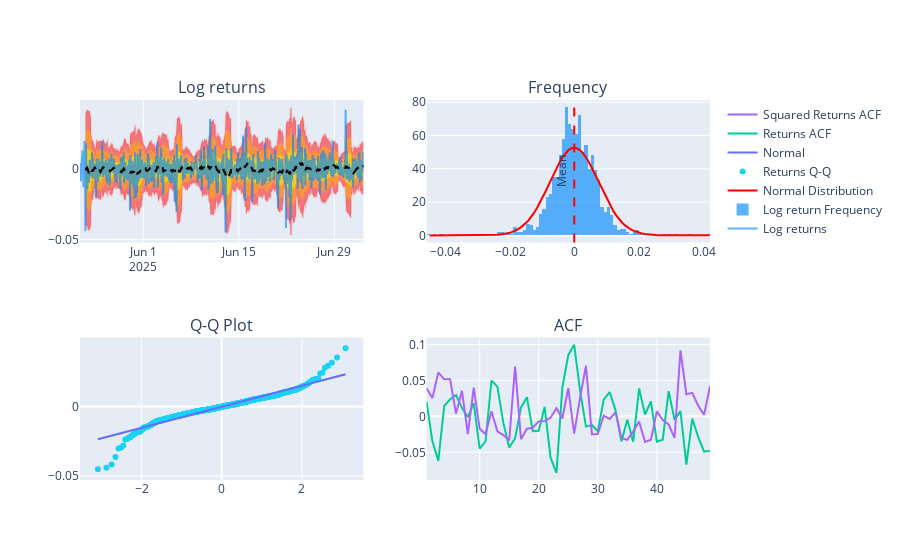

The cell this chart's notebook holds for it:
### Code cell
stats_summary = analyse_returns_characteristics(df)

### Figure 1 — Plotly figure (JSON) as saved in the notebook; plotly's stock layout.template omitted (floating-point values rounded to 4 significant figures; data arrays with more than 128 entries replaced by an {"elided": "..."} marker saying what was removed)
{"data": [{"line": {"color": "rgba(255, 0, 0, 0.1)"}, "mode": "lines", "showlegend": false, "type": "scatter", "x": {"elided": "999 str values"}, "xaxis": "x", "y": {"elided": "999 float values"}, "yaxis": "y"}, {"fill": "tonexty", "line": {"color": "rgba(255, 0, 0, 0.1)"}, "mode": "lines", "showlegend": false, "type": "scatter", "x": {"elided": "999 str values"}, "xaxis": "x", "y": {"elided": "999 float values"}, "yaxis": "y"}, {"line": {"color": "rgba(255, 183, 0, 0.1)"}, "mode": "lines", "showlegend": false, "type": "scatter", "x": {"elided": "999 str values"}, "xaxis": "x", "y": {"elided": "999 float values"}, "yaxis": "y"}, {"fill": "tonexty", "line": {"color": "rgba(255, 183, 0, 0.1)"}, "mode": "lines", "showlegend": false, "type": "scatter", "x": {"elided": "999 str values"}, "xaxis": "x", "y": {"elided": "999 float values"}, "yaxis": "y"}, {"line": {"color": "rgba(236, 255, 0, 0.1)"}, "mode": "lines", "showlegend": false, "type": "scatter", "x": {"elided": "999 str values"}, "xaxis": "x", "y": {"elided": "999 float values"}, "yaxis": "y"}, {"fill": "tonexty", "line": {"color": "rgba(236, 255, 0, 0.1)"}, "mode": "lines", "showlegend": false, "type": "scatter", "x": {"elided": "999 str values"}, "xaxis": "x", "y": {"elided": "999 float values"}, "yaxis": "y"}, {"line": {"color": "rgba(0, 135, 255, 0.63)"}, "mode": "lines", "name": "Log returns", "type": "scatter", "x": {"elided": "999 str values"}, "xaxis": "x", "y": {"elided": "999 float values"}, "yaxis": "y"}, {"line": {"color": "black", "dash": "dash"}, "mode": "lines", "showlegend": false, "type": "scatter", "x": {"elided": "999 str values"}, "xaxis": "x", "y": {"elided": "999 float values"}, "yaxis": "y"}, {"histnorm": "probability density", "marker": {"color": "rgba(0, 135, 255, 0.63)"}, "name": "Log return Frequency", "type": "histogram", "x": {"elided": "999 float values"}, "xaxis": "x2", "yaxis": "y2"}, {"line": {"color": "red", "width": 2}, "mode": "lines", "name": "Normal Distribution", "type": "scatter", "x": [-0.04503, -0.04416, -0.04328, -0.0424, -0.04152, -0.04064, -0.03976, -0.03889, -0.03801, -0.03713, -0.03625, -0.03537, -0.03449, -0.03362, -0.03274, -0.03186, -0.03098, -0.0301, -0.02923, -0.02835, -0.02747, -0.02659, -0.02571, -0.02483, -0.02396, -0.02308, -0.0222, -0.02132, -0.02044, -0.01956, -0.01869, -0.01781, -0.01693, -0.01605, -0.01517, -0.0143, -0.01342, -0.01254, -0.01166, -0.01078, -0.009904, -0.009026, -0.008147, -0.007269, -0.006391, -0.005513, -0.004634, -0.003756, -0.002878, -0.002, -0.001121, -0.0002431, 0.0006351, 0.001513, 0.002392, 0.00327, 0.004148, 0.005026, 0.005905, 0.006783, 0.007661, 0.008539, 0.009418, 0.0103, 0.01117, 0.01205, 0.01293, 0.01381, 0.01469, 0.01557, 0.01644, 0.01732, 0.0182, 0.01908, 0.01996, 0.02083, 0.02171, 0.02259, 0.02347, 0.02435, 0.02523, 0.0261, 0.02698, 0.02786, 0.02874, 0.02962, 0.0305, 0.03137, 0.03225, 0.03313, 0.03401, 0.03489, 0.03576, 0.03664, 0.03752, 0.0384, 0.03928, 0.04016, 0.04103, 0.04191], "xaxis": "x2", "y": [1.249e-06, 2.467e-06, 4.805e-06, 9.235e-06, 1.751e-05, 3.276e-05, 6.048e-05, 0.0001102, 0.000198, 0.000351, 0.0006141, 0.00106, 0.001805, 0.003033, 0.005028, 0.008225, 0.01327, 0.02114, 0.03321, 0.05147, 0.07873, 0.1188, 0.1769, 0.2598, 0.3766, 0.5385, 0.7598, 1.058, 1.453, 1.969, 2.632, 3.473, 4.52, 5.805, 7.356, 9.196, 11.34, 13.81, 16.58, 19.64, 22.96, 26.48, 30.13, 33.83, 37.48, 40.96, 44.17, 47.0, 49.34, 51.1, 52.22, 52.66, 52.38, 51.42, 49.8, 47.58, 44.86, 41.73, 38.3, 34.68, 30.98, 27.31, 23.75, 20.38, 17.26, 14.42, 11.88, 9.663, 7.753, 6.138, 4.794, 3.695, 2.809, 2.108, 1.56, 1.139, 0.8209, 0.5836, 0.4094, 0.2833, 0.1935, 0.1304, 0.08665, 0.05683, 0.03678, 0.02348, 0.01479, 0.009194, 0.005638, 0.003412, 0.002037, 0.0012, 0.0006972, 0.0003997, 0.0002262, 0.0001262, 6.952e-05, 3.778e-05, 2.025e-05, 1.071e-05], "yaxis": "y2"}, {"marker": {"color": "#19d3f3"}, "mode": "markers", "name": "Returns Q-Q", "type": "scatter", "x": {"elided": "999 float values"}, "xaxis": "x3", "y": {"elided": "999 float values"}, "yaxis": "y3"}, {"line": {"color": "#636efa"}, "mode": "lines", "name": "Normal", "type": "scatter", "x": {"elided": "999 float values"}, "xaxis": "x3", "y": {"elided": "999 float values"}, "yaxis": "y3"}, {"name": "Returns ACF", "type": "scatter", "x": [1, 2, 3, 4, 5, 6, 7, 8, 9, 10, 11, 12, 13, 14, 15, 16, 17, 18, 19, 20, 21, 22, 23, 24, 25, 26, 27, 28, 29, 30, 31, 32, 33, 34, 35, 36, 37, 38, 39, 40, 41, 42, 43, 44, 45, 46, 47, 48, 49], "xaxis": "x4", "y": [0.02051, -0.03478, -0.06198, 0.01458, 0.02382, 0.02959, 0.01183, -0.001078, 0.01827, -0.04486, -0.0349, 0.04981, 0.04142, -0.008758, -0.0433, -0.03056, 0.01245, 0.02672, -0.02053, -0.02005, 0.0132, -0.05719, -0.07864, 0.04041, 0.08512, 0.09983, 0.03571, -0.01425, -0.01201, -0.02094, 0.02337, 0.03382, 0.008755, -0.03483, -0.004826, -0.03528, 0.0388, 0.002554, 0.0209, -0.03537, -0.0325, 0.03505, -0.004884, 0.007212, -0.06716, -0.00324, -0.02869, -0.04919, -0.04771], "yaxis": "y4"}, {"name": "Squared Returns ACF", "type": "scatter", "x": [1, 2, 3, 4, 5, 6, 7, 8, 9, 10, 11, 12, 13, 14, 15, 16, 17, 18, 19, 20, 21, 22, 23, 24, 25, 26, 27, 28, 29, 30, 31, 32, 33, 34, 35, 36, 37, 38, 39, 40, 41, 42, 43, 44, 45, 46, 47, 48, 49], "xaxis": "x4", "y": [0.03924, 0.02559, 0.06124, 0.0516, 0.05168, 0.003922, 0.03563, -0.02479, 0.03987, -0.01735, -0.02468, 0.0071, -0.02076, -0.02599, -0.03339, 0.06945, -0.03179, -0.01708, -0.01582, -0.006956, -0.006564, -0.001818, 0.01126, -0.003024, 0.03915, -0.0241, 0.02575, 0.07037, -0.0248, -0.02456, 0.000943, -0.003538, 0.005403, -0.03053, -0.0328, -0.02115, -0.007215, -0.03564, -0.03257, 0.006922, -0.005161, -0.0113, -0.02999, 0.09167, 0.03068, 0.03275, 0.01476, 0.002279, 0.04183], "yaxis": "y4"}], "layout": {"annotations": [{"font": {"size": 16}, "showarrow": false, "text": "Log returns", "x": 0.225, "xanchor": "center", "xref": "paper", "y": 1, "yanchor": "bottom", "yref": "paper"}, {"font": {"size": 16}, "showarrow": false, "text": "Frequency", "x": 0.775, "xanchor": "center", "xref": "paper", "y": 1, "yanchor": "bottom", "yref": "paper"}, {"font": {"size": 16}, "showarrow": false, "text": "Q-Q Plot", "x": 0.225, "xanchor": "center", "xref": "paper", "y": 0.375, "yanchor": "bottom", "yref": "paper"}, {"font": {"size": 16}, "showarrow": false, "text": "ACF", "x": 0.775, "xanchor": "center", "xref": "paper", "y": 0.375, "yanchor": "bottom", "yref": "paper"}], "shapes": [{"label": {"text": "Mean", "textposition": "top right"}, "line": {"color": "red", "dash": "dash"}, "type": "line", "x0": -0.000142, "x1": -0.000142, "xref": "x2", "y0": 0, "y1": 1, "yref": "y2 domain"}], "xaxis": {"anchor": "y", "domain": [0, 0.45]}, "xaxis2": {"anchor": "y2", "domain": [0.55, 1]}, "xaxis3": {"anchor": "y3", "domain": [0, 0.45]}, "xaxis4": {"anchor": "y4", "domain": [0.55, 1]}, "yaxis": {"anchor": "x", "domain": [0.625, 1]}, "yaxis2": {"anchor": "x2", "domain": [0.625, 1]}, "yaxis3": {"anchor": "x3", "domain": [0, 0.375]}, "yaxis4": {"anchor": "x4", "domain": [0, 0.375]}}}
